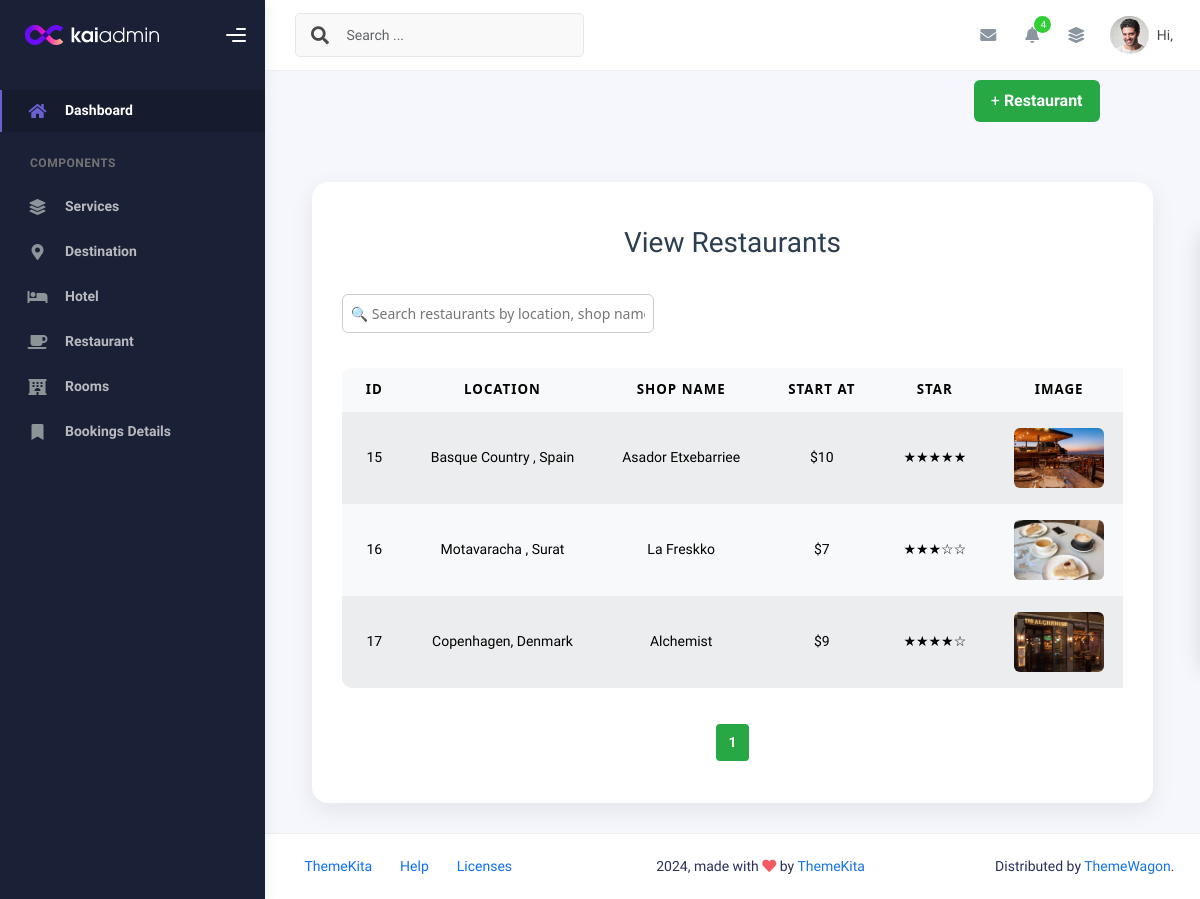
The page /admin/viewRestaurant.php on the database its author committed.
### tables this page shows
CREATE TABLE `restaurant` (
  `id` int(1) NOT NULL,
  `price` int(11) NOT NULL,
  `shopName` text NOT NULL,
  `location` text NOT NULL,
  `star` int(11) NOT NULL,
  `rate` int(11) NOT NULL,
  `image` text NOT NULL
);

### admin/viewRestaurant.php (the view, shortened to what this page needs)
<?php
include("../db.php");
include("header.php");
$limit = 3;
$page = isset($_GET['page']) && is_numeric($_GET['page']) ? intval($_GET['page']) : 1;
$offset = ($page - 1) * $limit;
$total_query = "SELECT COUNT(*) AS total FROM restaurant";
$total_result = mysqli_query($conn, $total_query);
$total_row = mysqli_fetch_assoc($total_result);
$total_records = $total_row['total'];
$total_pages = ceil($total_records / $limit);
$select = "SELECT * FROM restaurant LIMIT $limit OFFSET $offset";
$res = mysqli_query($conn, $select);
?>
<!DOCTYPE html>
<html lang="en">
<head>
    <link rel="stylesheet" href="view-style.css">
    <link rel="stylesheet" href="assets/css/ionicons.min.css">
    <link rel="stylesheet" href="assets/css/flaticon.css">
    <link rel="stylesheet" href="../css/aos.css">
    <link rel="stylesheet" href="../css/ionicons.min.css">
    <link rel="stylesheet" href="../css/flaticon.css">
    <link rel="stylesheet" href="../css/icomoon.css">
</head>
<body>
    <div class="container-fluid">
        <div class="button-container">
            <a href="addRestaurant.php" class="btn btn-add">+ <b>Restaurant</b></a>
        </div>
    </div>
    <div class="container d-flex justify-content-center">
        <div class="admin-panel">
            <h2>View Restaurants</h2>
            <input type="text" id="search-box" placeholder="🔍 Search restaurants by location, shop name, or price..." />
            <div id="table-data" class="table-responsive">
                <table class="table table-light table-hover table-striped">
                    <thead>
                        <tr>
                            <th>Id</th>
                            <th>Location</th>
                            <th>Shop Name</th>
                            <th>Start At</th>
                            <th>Star</th>
                            <th>Image</th>
                        </tr>
                    </thead>
                    <tbody>
                        <?php while ($row = mysqli_fetch_assoc($res)) { ?>
                            <tr>
                                <td><?php echo $row['id']; ?></td>
                                <td><?php echo $row['location']; ?></td>
                                <td><?php echo $row['shopName']; ?></td>
                                <td>$<?php echo $row['price']; ?></td>
                                <td>
                                    <?php
                                    for ($i = 0; $i < $row['star']; $i++) {
                                        echo '★';
                                    }
                                    for ($j = $row['star']; $j < 5; $j++) {
                                        echo '☆';
                                    }
                                    ?>
                                </td>
                                <td>
                                    <?php if (!empty($row['image'])): ?>
                                        <img src="images/<?php echo $row['image']; ?>" style="height:60px;width:90px;" />
                                    <?php endif; ?>
                                </td>
                            </tr>
                        <?php } ?>
                    </tbody>
                </table>
            </div>
            <div class="pagination" id="pagination">
                <?php for ($i = 1; $i <= $total_pages; $i++): ?>
                    <a href="?page=<?php echo $i; ?>" class="<?php if ($i == $page) echo 'active'; ?>">
                        <?php echo $i; ?>
                    </a>
                <?php endfor; ?>
            </div>
        </div>
    </div>
</body>
</html>
<?php include("footer.php"); ?>

### admin/header.php (shortened to what this page needs)
<!DOCTYPE html>
<html lang="en">
<head>
  <link rel="stylesheet" href="assets/css/bootstrap.min.css" />
  <link rel="stylesheet" href="assets/css/plugins.min.css" />
  <link rel="stylesheet" href="assets/css/kaiadmin.min.css" />
  <link rel="stylesheet" href="assets/css/icon.all.min.css" />
  <link rel="stylesheet" href="assets/css/demo.css" />
</head>
<body>
  <div class="wrapper">
    <div class="sidebar" data-background-color="dark">
      <div class="sidebar-logo">
        <div class="logo-header" data-background-color="dark">
          <a href="./dashboard.php" class="logo">
            <img src="assets/img/kaiadmin/logo_light.svg" alt="navbar brand" class="navbar-brand" height="20" />
          </a>
          <div class="nav-toggle">
            <button class="btn btn-toggle toggle-sidebar">
              <i class="gg-menu-right"></i>
            </button>
          </div>
        </div>
      </div>
      <div class="sidebar-wrapper scrollbar scrollbar-inner">
        <div class="sidebar-content">
          <ul class="nav nav-secondary">
            <li class="nav-item active">
              <a href="./dashboard.php" class="" aria-expanded="">
                <i class="fas fa-home"></i>
                <p>Dashboard</p>
              </a>
            </li>
            <li class="nav-section">
              <h4 class="text-section">Components</h4>
            </li>
            <li class="nav-item">
              <a href="viewService.php">
                <i class="fas fa-layer-group"></i>
                <p>Services</p>
              </a>
            </li>
            <li class="nav-item">
              <a  href="viewDestination.php">
                <i class="fas fa-map-marker-alt"></i>
                <p>Destination</p>
              </a>
            </li>
            <li class="nav-item">
              <a  href="viewHotel.php">
              <i class="fas fa-bed"></i>
                <p>Hotel</p>
              </a>
            </li>
            <li class="nav-item">
              <a  href="viewRestaurant.php">
              <i class="fas fa-mug-saucer"></i>
                <p>Restaurant</p>
              </a>
            </li>
            <li class="nav-item">
              <a  href="viewRoom.php">
              <i class="fas fa-hotel"></i>
                <p>Rooms</p>
              </a>
            </li>
            <li class="nav-item">
              <a  href="viewHotelBooking.php">
              <i class="fas fa-bookmark"></i>
                <p>Bookings Details</p>
              </a>
            </li>
          </ul>
        </div>
      </div>
    </div>
    <div class="main-panel">
      <div class="main-header">
        <nav class="navbar navbar-header navbar-header-transparent navbar-expand-lg border-bottom">
          <div class="container-fluid">
            <nav class="navbar navbar-header-left navbar-expand-lg navbar-form nav-search p-0 d-none d-lg-flex">
              <div class="input-group">
                <div class="input-group-prepend">
                  <button type="submit" class="btn btn-search pe-1">
                    <i class="fa fa-search search-icon"></i>
                  </button>
                </div>
                <input type="text" placeholder="Search ..." class="form-control" />
              </div>
            </nav>
            <ul class="navbar-nav topbar-nav ms-md-auto align-items-center">
              <li class="nav-item topbar-icon dropdown hidden-caret">
                <a class="nav-link dropdown-toggle" href="#" id="messageDropdown" role="button"
                  data-bs-toggle="dropdown" aria-haspopup="true" aria-expanded="false">
                  <i class="fa fa-envelope"></i>
                </a>
              </li>
              <li class="nav-item topbar-icon dropdown hidden-caret">
                <a class="nav-link dropdown-toggle" href="#" id="notifDropdown" role="button" data-bs-toggle="dropdown"
                  aria-haspopup="true" aria-expanded="false">
                  <i class="fa fa-bell"></i>
                  <span class="notification">4</span>
                </a>
              </li>
              <li class="nav-item topbar-icon dropdown hidden-caret">
                <a class="nav-link" data-bs-toggle="dropdown" href="#" aria-expanded="false">
                  <i class="fas fa-layer-group"></i>
                </a>
              </li>
              <li class="nav-item topbar-user dropdown hidden-caret">
                <a class="dropdown-toggle profile-pic" data-bs-toggle="dropdown" href="#" aria-expanded="false">
                  <div class="avatar-sm">
                    <img src="assets/img/profile.jpg" alt="..." class="avatar-img rounded-circle" />
                  </div>
                  <span class="profile-username">
                    <span class="op-7">Hi, <?php echo $_SESSION['admin_name']; ?></span>
                  </span>
                </a>
              </li>
            </ul>
          </div>
        </nav>
      </div>

### admin/footer.php (shortened to what this page needs)
<footer class="footer">
          <div class="container-fluid d-flex justify-content-between">
            <nav class="pull-left">
              <ul class="nav">
                <li class="nav-item">
                  <a class="nav-link" href="http://www.themekita.com">
                    ThemeKita
                  </a>
                </li>
                <li class="nav-item">
                  <a class="nav-link" href="#"> Help </a>
                </li>
                <li class="nav-item">
                  <a class="nav-link" href="#"> Licenses </a>
                </li>
              </ul>
            </nav>
            <div class="copyright">
              2024, made with <i class="fa fa-heart heart text-danger"></i> by
              <a href="http://www.themekita.com">ThemeKita</a>
            </div>
            <div>
              Distributed by
              <a target="_blank" href="#">ThemeWagon</a>.
            </div>
          </div>
        </footer>
      </div>
    </div>
  </body>
</html>

### admin/view-style.css (style rules this page uses)
.admin-panel { width: 90%; max-width: 1200px; background-color: #fff; padding: 40px 30px; border-radius: 16px; box-shadow: 0 8px 24px rgba(0, 0, 0, 0.08); margin: 30px auto; transition: all 0.3s ease-in-out; font-family: 'Segoe UI', sans-serif; }
.admin-panel h2 { text-align: center; font-size: 28px; color: #2c3e50; margin-bottom: 30px; }
.table-responsive { overflow-x: auto; margin-top: 20px; }
table { width: 100%; min-width: 800px; border-collapse: collapse; background-color: #f9f9f9; border-radius: 10px; overflow: hidden; }
table th, table td { padding: 16px 12px; text-align: center; font-size: 15px; border-bottom: 1px solid #eee; white-space: nowrap; }
table th { background-color: #f1f3f5; color: #2d3436; font-weight: 600; }
table td img { width: 60px; height: auto; object-fit: cover; border-radius: 6px; }
.button-container { display: flex; justify-content: flex-end; margin: 80px 90px 30px 0; }
.btn-add { background-color: #28a745; color: #fff; padding: 12px 20px; border-radius: 8px; text-decoration: none; font-weight: 600; font-size: 16px; transition: background-color 0.3s ease, transform 0.2s ease; }
.btn { padding: 8px 16px; border-radius: 6px; text-decoration: none; color: white; font-weight: 500; display: inline-block; transition: all 0.3s ease; }
.pagination { text-align: center; margin-top: 20px; display: flex; justify-content: center; }
.pagination a { display: inline-block; padding: 8px 12px; margin: 2px; background-color: #f0f0f0; color: #333; text-decoration: none; border-radius: 4px; }
.pagination a.active { font-weight: bold; text-decoration: underline; background-color: #28a745; color: #fff; }

### admin/viewRestaurant.php (style rules this page uses)
#search-box { width: 40%; padding: 8px; margin-bottom: 15px; border-radius: 6px; border: 1px solid #ccc; }

### rows shown on the page
restaurant: id "15", location "Basque Country , Spain", shopName "Asador Etxebarriee", price "10", image (picture)
restaurant: id "16", location "Motavaracha , Surat", shopName "La Freskko", price "7", star 3 (drawn), image (picture)
restaurant: id "17", location "Copenhagen, Denmark", shopName "Alchemist", price "9", star 4 (drawn), image (picture)
